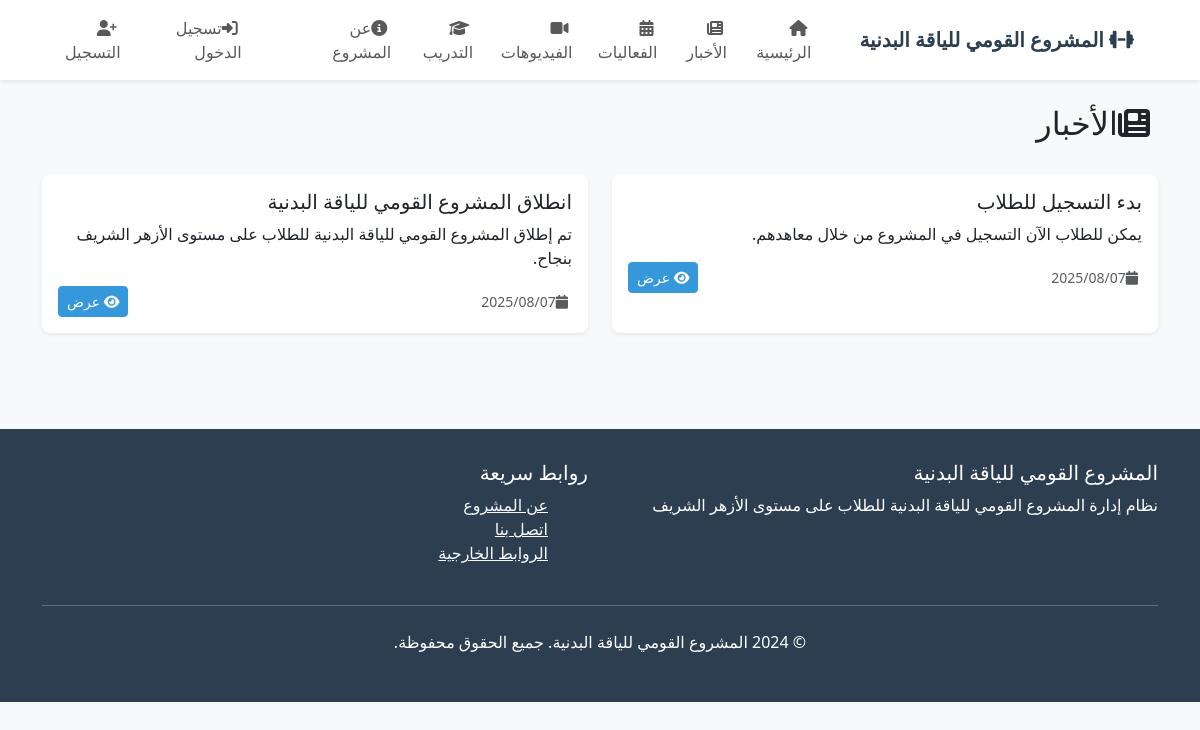
Page /news/ on the committed database.
### fitness_management/models.py (models this page shows, shortened)
class News(models.Model):
    title = models.CharField(max_length=200, verbose_name="العنوان")
    content = models.TextField(verbose_name="المحتوى")
    image = models.ImageField(upload_to='news/', blank=True, verbose_name="الصورة")
    created_at = models.DateTimeField(auto_now_add=True)
    updated_at = models.DateTimeField(auto_now=True)
    is_published = models.BooleanField(default=True, verbose_name="منشور")
    class Meta:
        verbose_name = "الخبر"
        verbose_name_plural = "الأخبار"
        ordering = ['-created_at']

### fitness_management/views.py (the view)
# urls.py: path('news/', views.news_list, name='news_list'),
def news_list(request):
    news = News.objects.filter(is_published=True)
    paginator = Paginator(news, 10)
    page_number = request.GET.get('page')
    page_obj = paginator.get_page(page_number)
    context = {
        'page_obj': page_obj,
    }
    return render(request, 'fitness_management/news_list.html', context)

### templates/fitness_management/news_list.html (shortened to what this page needs)
{% extends 'base.html' %}
{% block content %}
<div class="container py-4">
    <div class="row mb-4">
        <div class="col-md-8">
            <h2>
                <i class="fas fa-newspaper me-2"></i>الأخبار
            </h2>
        </div>
        <div class="col-md-4 text-end">
        </div>
    </div>
    {% if page_obj %}
    <div class="row">
        {% for news in page_obj %}
        <div class="col-md-6 mb-4">
            <div class="card h-100">
                <div class="card-body">
                    <h5 class="card-title">{{ news.title }}</h5>
                    <p class="card-text">{{ news.content|truncatewords:30 }}</p>
                    <div class="d-flex justify-content-between align-items-center">
                        <small class="text-muted">
                            <i class="fas fa-calendar me-1"></i>{{ news.created_at|date:"Y/m/d" }}
                        </small>
                        <div class="btn-group" role="group">
                            <a href="{% url 'fitness_management:news_detail' news.id %}" class="btn btn-sm btn-primary">
                                <i class="fas fa-eye"></i> عرض
                            </a>
                        </div>
                    </div>
                </div>
            </div>
        </div>
        {% endfor %}
    </div>
    {% endif %}
</div>
{% endblock %}

### templates/base.html (style rules this page uses)
body { font-family: 'Segoe UI', Tahoma, Geneva, Verdana, sans-serif; background-color: #f8f9fa; }
.card { border: none; box-shadow: 0 0.125rem 0.25rem rgba(0, 0, 0, 0.075); border-radius: 0.5rem; }
.btn-primary { background-color: #3498db; border-color: #3498db; }

### rows in the picture
News: title "بدء التسجيل للطلاب", content "يمكن للطلاب الآن التسجيل في المشروع من خلال معاهدهم.", created_at "2025/08/07"
News: title "انطلاق المشروع القومي للياقة البدنية", content "تم إطلاق المشروع القومي للياقة البدنية للطلاب على مستوى الأزهر الشريف بنجاح.", created_at "2025/08/07"
